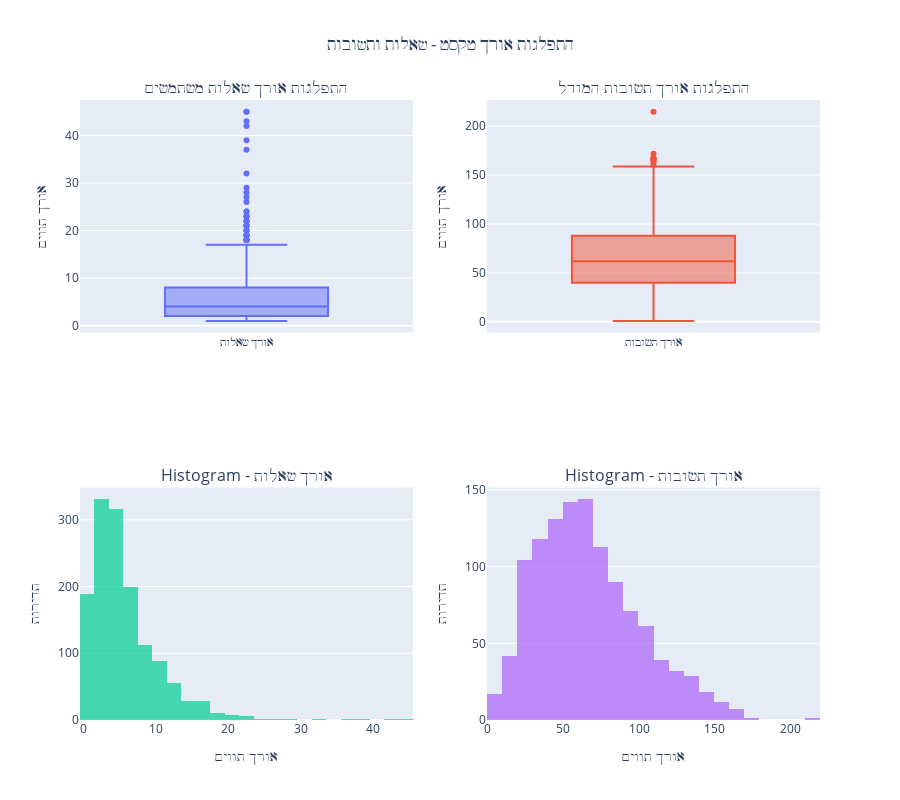

The cell this chart's notebook holds for it:
### Markdown cell above
# Dashboard

### Code cell
# Calculate text lengths
df['question_length'] = df[df['campaign_name'] == 'open question']['campaign_details'].str.split().str.len()
df['answer_length'] = df[df['campaign_name'] == 'response answer']['campaign_details'].str.split().str.len()

# Create separate dataframes for questions and answers
questions_df = df[df['campaign_name'] == 'open question'].copy()
answers_df = df[df['campaign_name'] == 'response answer'].copy()

# Create subplots
fig = make_subplots(
    rows=2, cols=2,
    subplot_titles=('התפלגות אורך שאלות משתמשים', 'התפלגות אורך תשובות המודל',
                   'Histogram - אורך שאלות', 'Histogram - אורך תשובות'),
    specs=[[{"secondary_y": False}, {"secondary_y": False}],
           [{"secondary_y": False}, {"secondary_y": False}]]
)

# Box plot for questions
fig.add_trace(
    go.Box(y=questions_df['question_length'].dropna(), 
           name='אורך שאלות',
           boxpoints='outliers'),
    row=1, col=1
)

# Box plot for answers  
fig.add_trace(
    go.Box(y=answers_df['answer_length'].dropna(),
           name='אורך תשובות',
           boxpoints='outliers'),
    row=1, col=2
)

# Histogram for questions
fig.add_trace(
    go.Histogram(x=questions_df['question_length'].dropna(),
                name='שאלות',
                nbinsx=30,
                opacity=0.7),
    row=2, col=1
)

# Histogram for answers
fig.add_trace(
    go.Histogram(x=answers_df['answer_length'].dropna(),
                name='תשובות', 
                nbinsx=30,
                opacity=0.7),
    row=2, col=2
)

# Update layout
fig.update_layout(
    height=800,
    title_text="התפלגות אורך טקסט - שאלות ותשובות",
    title_x=0.5,
    showlegend=False
)

# Update axes labels
fig.update_xaxes(title_text="אורך תווים", row=2, col=1)
fig.update_xaxes(title_text="אורך תווים", row=2, col=2)
fig.update_yaxes(title_text="אורך תווים", row=1, col=1)
fig.update_yaxes(title_text="אורך תווים", row=1, col=2)
fig.update_yaxes(title_text="תדירות", row=2, col=1)
fig.update_yaxes(title_text="תדירות", row=2, col=2)

fig.show()

### Figure 1 — Plotly figure (JSON) as saved in the notebook; plotly's stock layout.template omitted (floating-point values rounded to 4 significant figures; data arrays with more than 128 entries replaced by an {"elided": "..."} marker saying what was removed)
{"data": [{"boxpoints": "outliers", "name": "אורך שאלות", "type": "box", "xaxis": "x", "y": {"elided": "1387 float values"}, "yaxis": "y"}, {"boxpoints": "outliers", "name": "אורך תשובות", "type": "box", "xaxis": "x2", "y": {"elided": "1172 float values"}, "yaxis": "y2"}, {"name": "שאלות", "nbinsx": 30, "opacity": 0.7, "type": "histogram", "x": {"elided": "1387 float values"}, "xaxis": "x3", "yaxis": "y3"}, {"name": "תשובות", "nbinsx": 30, "opacity": 0.7, "type": "histogram", "x": {"elided": "1172 float values"}, "xaxis": "x4", "yaxis": "y4"}], "layout": {"annotations": [{"font": {"size": 16}, "showarrow": false, "text": "התפלגות אורך שאלות משתמשים", "x": 0.225, "xanchor": "center", "xref": "paper", "y": 1, "yanchor": "bottom", "yref": "paper"}, {"font": {"size": 16}, "showarrow": false, "text": "התפלגות אורך תשובות המודל", "x": 0.775, "xanchor": "center", "xref": "paper", "y": 1, "yanchor": "bottom", "yref": "paper"}, {"font": {"size": 16}, "showarrow": false, "text": "Histogram - אורך שאלות", "x": 0.225, "xanchor": "center", "xref": "paper", "y": 0.375, "yanchor": "bottom", "yref": "paper"}, {"font": {"size": 16}, "showarrow": false, "text": "Histogram - אורך תשובות", "x": 0.775, "xanchor": "center", "xref": "paper", "y": 0.375, "yanchor": "bottom", "yref": "paper"}], "height": 800, "showlegend": false, "title": {"text": "התפלגות אורך טקסט - שאלות ותשובות", "x": 0.5}, "xaxis": {"anchor": "y", "domain": [0, 0.45]}, "xaxis2": {"anchor": "y2", "domain": [0.55, 1]}, "xaxis3": {"anchor": "y3", "domain": [0, 0.45], "title": {"text": "אורך תווים"}}, "xaxis4": {"anchor": "y4", "domain": [0.55, 1], "title": {"text": "אורך תווים"}}, "yaxis": {"anchor": "x", "domain": [0.625, 1], "title": {"text": "אורך תווים"}}, "yaxis2": {"anchor": "x2", "domain": [0.625, 1], "title": {"text": "אורך תווים"}}, "yaxis3": {"anchor": "x3", "domain": [0, 0.375], "title": {"text": "תדירות"}}, "yaxis4": {"anchor": "x4", "domain": [0, 0.375], "title": {"text": "תדירות"}}}}
